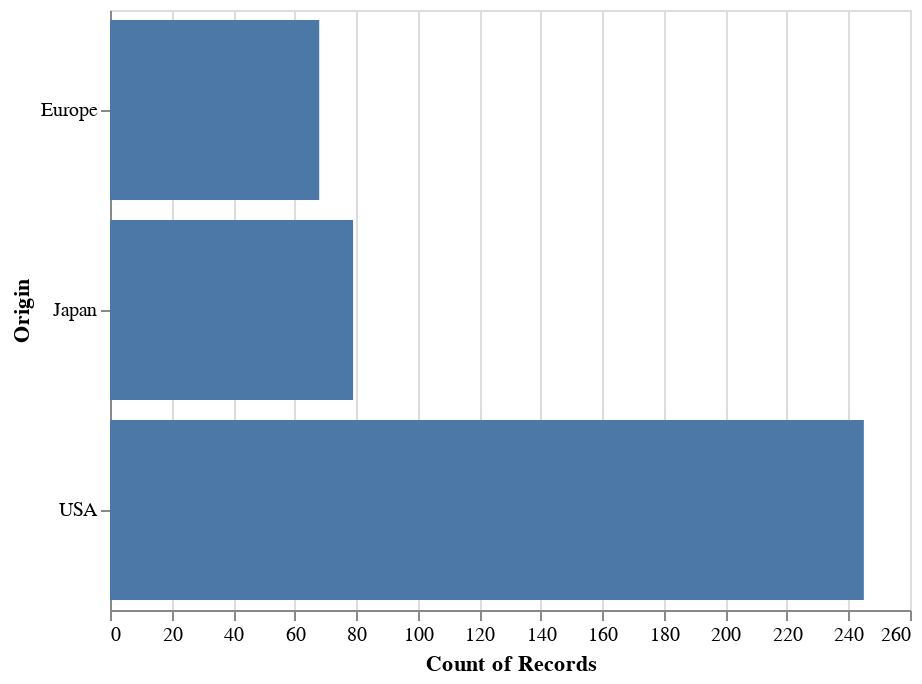

Write notebook code for a chart like this one.
### Code cell
# Test Example Bar Chart (Default Count)
dobj = DataObj(dataset,[Column("Origin")])
dobj.display()

### Figure 1 — Vega-Lite specification as saved in the notebook (floating-point values rounded to 4 significant figures; data arrays with more than 128 entries replaced by an {"elided": "..."} marker saying what was removed)
{"$schema": "https://vega.github.io/schema/vega-lite/v3.4.0.json", "config": {"mark": {"tooltip": {"content": "encoding"}}, "view": {"height": 300, "width": 400}}, "data": {"name": "data-72fe08951b86c7df8ecf6ef5a2b30a0a"}, "datasets": {"data-72fe08951b86c7df8ecf6ef5a2b30a0a": {"elided": "392 records"}}, "encoding": {"x": {"aggregate": "count", "type": "quantitative"}, "y": {"field": "Origin", "type": "nominal"}}, "mark": "bar"}
